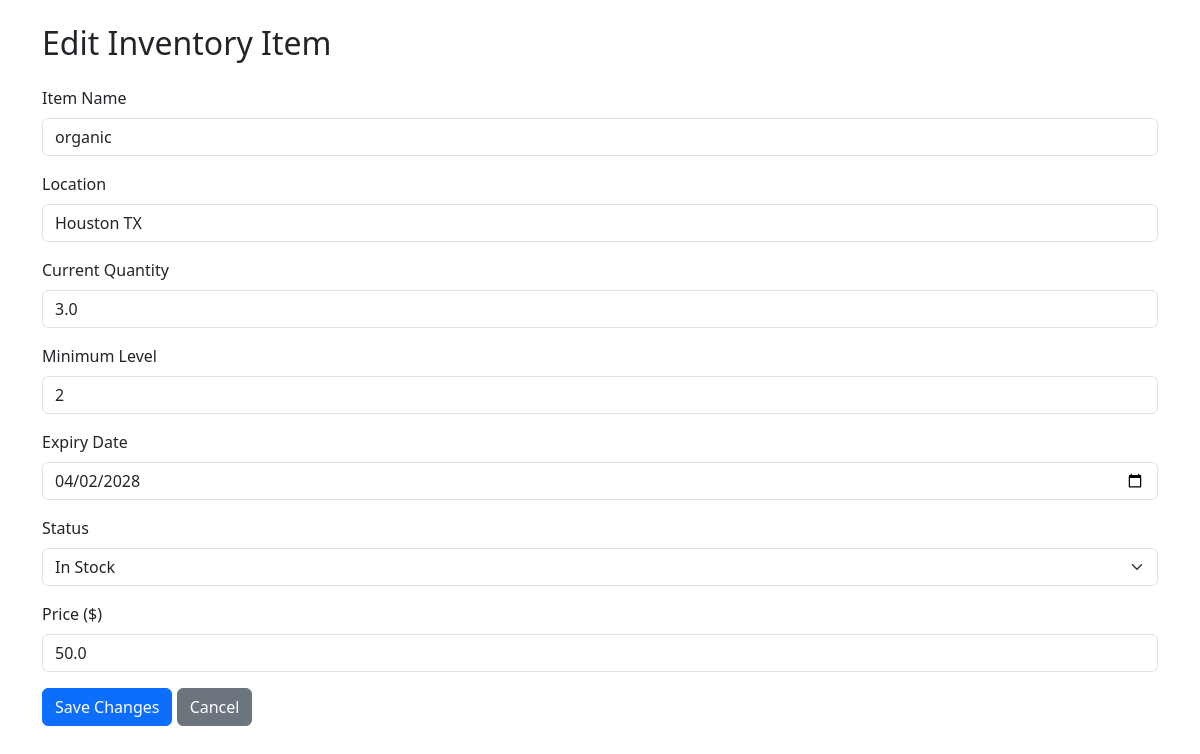
/Inventory/6/edit/, run on the app's committed database.
### welcome/models.py (models this page shows, shortened)
class Inventory(models.Model):
    name = models.CharField(max_length=40, validators= [MinLengthValidator(1)])
    location = models.CharField(max_length=50)
    Current_Quantity=models.FloatField(validators=[MinValueValidator(1)])
    min_Level=models.IntegerField(validators=[MinValueValidator(1)])
    expiry_date =models.DateField(null=True, blank=True)
    status = models.CharField(max_length=50, default="In Stock")
    Price = models.FloatField(default=5,validators=[MinValueValidator(0.5)])

### welcome/views.py (the view, shortened to what this page needs)
# urls.py: path("Inventory/<int:pk>/edit/", views.edit_inventory, name="edit_inventory"),
def edit_inventory(request, pk):
    item = get_object_or_404(Inventory, pk=pk)   # ✅ fetch or return 404
    return render(request, "welcome/edit_inventory.html", {"item": item})

### welcome/templates/welcome/edit_inventory.html (shortened to what this page needs)
{% extends "Inven.html" %}
{% load static %}
{% block content %}
<div class="container">
  <h2 class="mb-4">Edit Inventory Item</h2>
  <form method="post">
    <div class="mb-3">
      <label for="name" class="form-label">Item Name</label>
      <input type="text" class="form-control" id="name" name="name" value="{{ item.name }}" required>
    </div>
    <div class="mb-3">
      <label for="location" class="form-label">Location</label>
      <input type="text" class="form-control" id="location" name="location" value="{{ item.location }}" required>
    </div>
    <div class="mb-3">
      <label for="current_quantity" class="form-label">Current Quantity</label>
      <input type="number" class="form-control" id="current_quantity" name="current_quantity" value="{{ item.Current_Quantity }}" required>
    </div>
    <div class="mb-3">
      <label for="min_level" class="form-label">Minimum Level</label>
      <input type="number" class="form-control" id="min_level" name="min_level" value="{{ item.min_Level }}">
    </div>
    <div class="mb-3">
      <label for="expiry_date" class="form-label">Expiry Date</label>
      <input type="date" class="form-control" id="expiry_date" name="expiry_date" value="{{ item.expiry_date|date:'Y-m-d' }}">
    </div>
    <div class="mb-3">
      <label for="status" class="form-label">Status</label>
      <select class="form-select" id="status" name="status">
        <option value="In Stock" {% if item.status == "In Stock" %}selected{% endif %}>In Stock</option>
      </select>
    </div>
    <div class="mb-3">
      <label for="price" class="form-label">Price ($)</label>
      <input type="number" step="0.01" class="form-control" id="price" name="price" value="{{ item.Price }}">
    </div>
    <button type="submit" class="btn btn-primary">Save Changes</button>
    <a href="{% url 'Inventory' %}" class="btn btn-secondary">Cancel</a>
  </form>
</div>
{% endblock %}

### data on the page
Inventory: name "organic", location "Houston TX", current_quantity "3.0", min_level "2", expiry_date "04/02/2028", status "In Stock", price "50.0"
